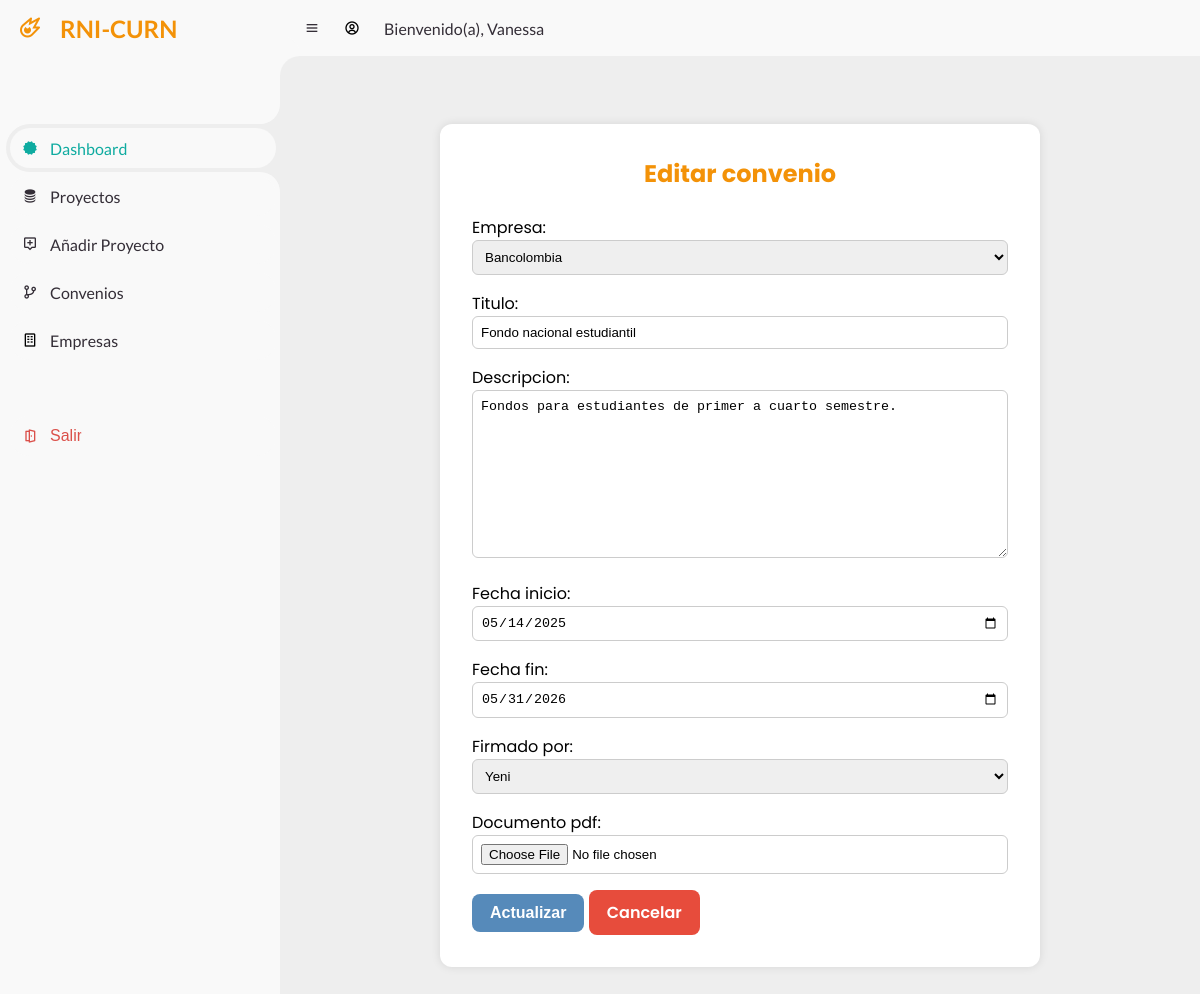
Page /empresas/3/editar/ (signed in) on the committed database.
### usuarios/models.py (models this page shows)
class Usuario(AbstractUser):
    email = models.EmailField(unique=True)
    correo_verificado = models.BooleanField(default=False)

### convenios/models.py (models this page shows, shortened)
class Convenio(models.Model):
    empresa = models.ForeignKey(Empresa, on_delete=models.CASCADE)
    titulo = models.CharField(max_length=255)
    descripcion = models.TextField()
    fecha_inicio = models.DateField()
    fecha_fin = models.DateField()
    firmado_por = models.ForeignKey(Usuario, on_delete=models.SET_NULL, null=True, blank=True)
    documento_pdf = models.FileField(upload_to='convenios/', blank=True, null=True)

### convenios/views.py (the view)
# urls.py: path('<int:convenio_id>/editar/', views.editar_convenio, name='editar_convenio'),
@login_required
def editar_convenio(request, convenio_id):
    convenio = get_object_or_404(Convenio, id=convenio_id)
    form = ConvenioForm(request.POST or None, request.FILES or None, instance=convenio)
    if form.is_valid():
        form.save()
        return redirect('lista_convenios')
    return render(request, 'convenios/editar_convenio.html', {'form': form, 'convenio': convenio})

### convenios/forms.py
class ConvenioForm(forms.ModelForm):
    class Meta:
        model = Convenio
        fields = '__all__'
        widgets = {
            'empresa': forms.Select(attrs={'class': 'form-control'}),
            'titulo': forms.TextInput(attrs={'class': 'form-control'}),
            'descripcion': forms.Textarea(attrs={'class': 'form-control'}),
            'fecha_inicio': forms.DateInput(attrs={'type': 'date', 'class': 'form-control'}),
            'fecha_fin': forms.DateInput(attrs={'type': 'date', 'class': 'form-control'}),
            'firmado_por': forms.Select(attrs={'class': 'form-control'}),
            'documento_pdf': forms.FileInput(attrs={'class': 'form-control'}),
        }

### convenios/models.py (called while the page is built)
    def __str__(self):
        return self.nombre

### templates/convenios/editar_convenio.html (shortened to what this page needs)
{% extends 'main/base.html' %}
{% load static %}
{% block content %}
<section id="content">
    <main>
        <div class="form-container">
            <h2 class="login-title">Editar convenio</h2>
            <form class="form" method="POST">
                {{ form.as_p }}
                <button type="submit" class="btn-update">Actualizar</button>
                <a href="{% url 'lista_convenios' %}" class="btn-cancel">Cancelar</a>
            </form>
        </div>
    </main>
</section>
{% endblock %}

### templates/main/base.html (shortened to what this page needs)
{% load static %}
<!DOCTYPE html>
<html lang="en">
<head>
    <link rel="stylesheet" href="{% static 'css/style.css' %}">
    <link href='https://unpkg.com/boxicons@2.1.4/css/boxicons.min.css' rel='stylesheet'>
</head>
<body>
    <section id="sidebar">
        <a href="/home" class="brand">
            <i class='bx bx-meteor' ></i>
            <span class="text">RNI-CURN</span>
        </a>
        <ul class="side-menu top">
            {% if user.is_authenticated %}
            <li class="active">
                <a href="/home">
                    <i class='bx bxs-certification'></i>
                    <span class="text">Dashboard</span>
                </a>
            </li>
            <li>
                <a href="{% url 'lista_proyectos' %}" class="nav-link">
                    <i class='bx bxs-coin-stack' ></i>
                    <span class="text">Proyectos</span>
                </a>
            </li>
            <li>
                <a href="{% url 'registrar_proyecto' %}" class="nav-link">
                    <i class='bx bx-message-alt-add'></i>
                    <span class="text">Añadir Proyecto</span>
                </a>
            </li>
            <li>
                <a href="{% url 'lista_convenios' %}" class="nav-link">
                    <i class='bx bx-git-branch'></i>
                    <span class="text">Convenios</span>
                </a>
            </li>
            <li>
                <a href="{% url 'lista_empresas' %}" class="nav-link">
                    <i class='bx  bx-building'  style='color:#000000'></i>
                    <span class="text">Empresas</span>
                </a>
            </li>
        </ul>
        <ul class="side-menu">
            <li>
                <a href="">
                    <form method="post" action="{% url 'logout' %}">
                    <button class="btn" type="submit"><i class='bx  bx-door-open'></i> Salir</button>
                    </form>
                </a>
            </li>
        {% endif %}
        </ul>
    </section>
    <section id="content">
        <nav>
            <i class='bx bx-menu' ></i>
			{% if request.user.is_authenticated %}
            <i class='bx  bx-user-circle'  style='color:#000000'></i>
			<a href="#" class="nav-link">Bienvenido(a), {{ request.user.username }}</a>
            {% endif %}
        </nav>
    </section>
    <div class="container-fluid">
        {% block content %}
        {% endblock %}
    </div>
</body>
</html>

### static/css/style.css (style rules this page uses)
* { margin: 0; padding: 0; box-sizing: border-box; }
a { text-decoration: none; }
li { list-style: none; }
:root { --poppins: 'Poppins', sans-serif; --lato: 'Lato', sans-serif; --light: #F9F9F9; --blue: #0FABA0; --light-blue: #CFE8FF; --grey: #eee; --dark-grey: #AAAAAA; --dark: #342E37; --red: #DB504A; --yellow: #FFCE26; --light-yellow: #FFF2C6; --orange: #F39208; --light-orange: #FFE0D3; --dark-blue: #276aa9; }
html { overflow-x: hidden; }
body { background: var(--grey); overflow-x: hidden; }
#sidebar { position: fixed; top: 0; left: 0; width: 280px; height: 100%; background: var(--light); z-index: 2000; font-family: var(--lato); transition: .3s ease; overflow-x: hidden; scrollbar-width: none; }
#sidebar .brand { font-size: 24px; font-weight: 700; height: 56px; display: flex; align-items: center; color: var(--orange); position: sticky; top: 0; left: 0; background: var(--light); z-index: 500; padding-bottom: 20px; box-sizing: content-box; }
#sidebar .brand .bx { min-width: 60px; display: flex; justify-content: center; }
#sidebar .side-menu { width: 100%; margin-top: 48px; }
#sidebar .side-menu li { height: 48px; background: transparent; margin-left: 6px; border-radius: 48px 0 0 48px; padding: 4px; }
#sidebar .side-menu li.active { background: var(--grey); position: relative; }
#sidebar .side-menu li.active::before { content: ''; position: absolute; width: 40px; height: 40px; border-radius: 50%; top: -40px; right: 0; box-shadow: 20px 20px 0 var(--grey); z-index: -1; }
#sidebar .side-menu li.active::after { content: ''; position: absolute; width: 40px; height: 40px; border-radius: 50%; bottom: -40px; right: 0; box-shadow: 20px -20px 0 var(--grey); z-index: -1; }
#sidebar .side-menu li a, .btn { width: 100%; height: 100%; background: var(--light); display: flex; align-items: center; border-radius: 48px; font-size: 16px; color: var(--dark); white-space: nowrap; overflow-x: hidden; }
#sidebar .side-menu.top li.active a { color: var(--blue); }
#sidebar .side-menu li .btn { color: var(--red); background: none; border: none; cursor: pointer; }
#sidebar .side-menu li a .bx { min-width: calc(60px - ((4px + 6px) * 2)); display: flex; justify-content: center; }
#content { position: relative; width: calc(100% - 280px); left: 280px; transition: .3s ease; }
#content nav { height: 56px; background: var(--light); padding: 0 24px; display: flex; align-items: center; grid-gap: 24px; font-family: var(--lato); position: sticky; top: 0; left: 0; z-index: 1000; }
#content nav::before { content: ''; position: absolute; width: 40px; height: 40px; bottom: -40px; left: 0; border-radius: 50%; box-shadow: -20px -20px 0 var(--light); }
#content nav a { color: var(--dark); }
#content nav .bx.bx-menu { cursor: pointer; color: var(--dark); }
#content nav .nav-link { font-size: 16px; transition: .3s ease; }
#content main { width: 100%; padding: 36px 24px; font-family: var(--poppins); max-height: calc(100vh - 56px); overflow-y: auto; }
.login-title { text-align: center; margin-bottom: 24px; color: var(--orange); }
.form-container { background: #fff; padding: 2rem; margin: 2rem auto; border-radius: 12px; box-shadow: 0 0 10px rgba(0, 0, 0, 0.1); max-width: 600px; }
.form-container .form p { margin-bottom: 1rem; }
.form-container .form input, .form-container .form select, .form-container .form textarea { width: 100%; padding: 0.5rem; border-radius: 6px; border: 1px solid #ccc; }
.btn-cancel, .btn-update { display: inline-block; padding: 10px 18px; font-size: 16px; font-weight: 600; border-radius: 8px; border: none; cursor: pointer; transition: all 0.3s ease; }
.btn-cancel { background-color: #e74c3c; color: white; }
.btn-update { background-color: #568aba; color: white; }

### rows in the picture
Usuario: user.username "Vanessa"
Convenio: empresa "Bancolombia", titulo "Fondo nacional estudiantil", descripcion "Fondos para estudiantes de primer a cuarto semestre.", fecha_inicio "05/14/2025", fecha_fin "05/31/2026", firmado_por "Yeni"
